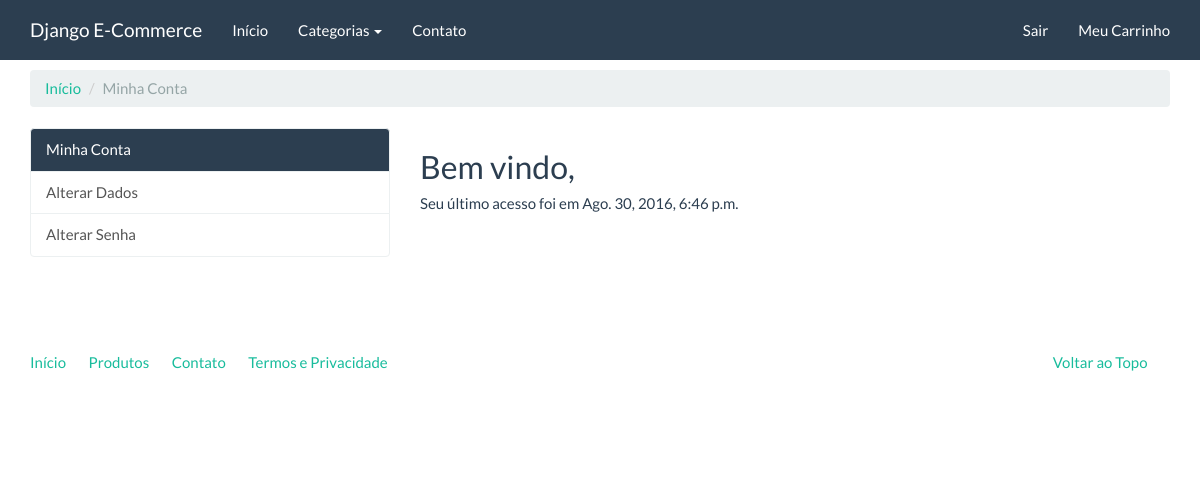
Page /conta/ (signed in) on the earlier database version.
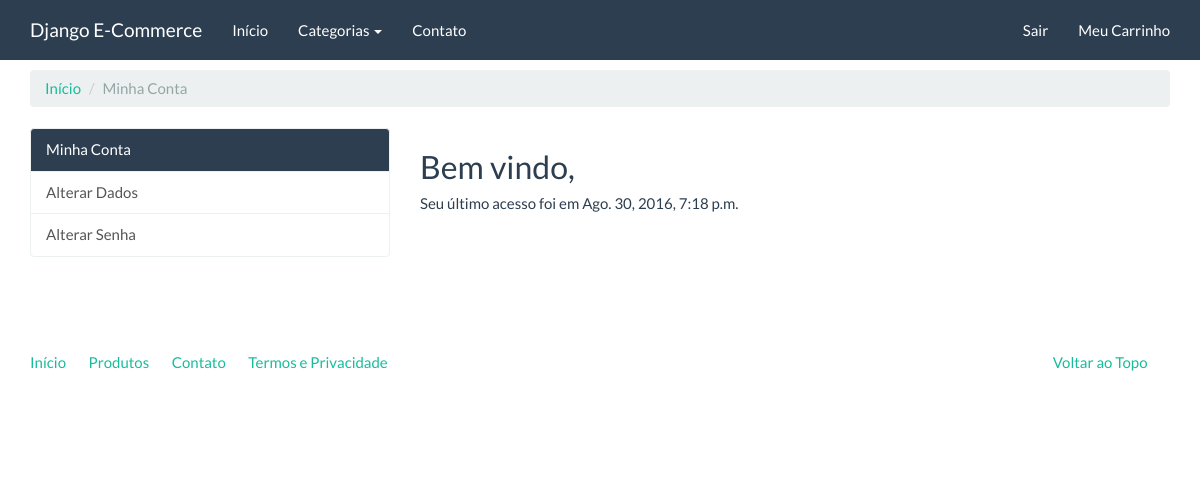
Same page on the later database version.
### accounts/models.py (models this page shows, shortened)
class User(AbstractBaseUser, PermissionsMixin):
    username = models.CharField(
        'Apelido / Usuário', max_length=30, unique=True, validators=[
            validators.RegexValidator(
                re.compile('^[\w.@+-]+$'),
                'Informe um nome de usuário válido. '
                'Este valor deve conter apenas letras, números e os caracteres: @/./+/-/_ .', 'invalid'
            )
        ], help_text='Um nome curto que será usado para identificá-lo de forma única na plataforma'
    )
    name = models.CharField('Nome', max_length=100, blank=True)
    email = models.EmailField('E-mail', unique=True)
    is_staff = models.BooleanField('Equipe', default=False)
    is_active = models.BooleanField('Ativo', default=True)
    date_joined = models.DateTimeField('Data de Entrada', auto_now_add=True)
    USERNAME_FIELD = 'username'
    REQUIRED_FIELDS = ['email']
    objects = UserManager()
    class Meta:
        verbose_name = 'Usuário'
        verbose_name_plural = 'Usuários'

### accounts/views.py (the view)
class IndexView(LoginRequiredMixin, TemplateView):
    template_name = 'accounts/index.html'

### catalog/context_processors.py (called while the page is built)
def categories(request):
    return {
        'categories': Category.objects.all()
    }

### catalog/models.py (called while the page is built)
    def get_absolute_url(self):
        return reverse('catalog:category', kwargs={'slug': self.slug})

    def __str__(self):
        return self.name

### accounts/templates/accounts/index.html (shortened to what this page needs)
{% extends "base.html" %}
{% block container %}
    <ol class="breadcrumb">
        <li><a href="{% url 'index' %}">Início</a></li>
        {% block user_breadcrumb %}
            <li class="active">Minha Conta</li>
        {% endblock user_breadcrumb %}
    </ol>
    <div class="row">
        <div class="col-md-4">
            <div class="list-group">
                <a href="#" class="list-group-item active">Minha Conta</a>
                <a href="{% url 'accounts:update_user' %}" class="list-group-item">Alterar Dados</a>
                <a href="{% url 'accounts:update_password' %}" class="list-group-item">Alterar Senha</a>
            </div>
        </div>
        <div class="col-md-8">
            {% block accounts_container %}
            {% if user %}
            <h2>Bem vindo, {{ user.name }}</h2>
            <h5>Seu último acesso foi em {{ user.last_login|default:'Esse é o seu primeiro acesso' }}</h5>
            {% endif %}
            {% endblock accounts_container %}
        </div>
    </div>
{% endblock container %}

### core/templates/base.html (shortened to what this page needs)
<!DOCTYPE html>
{% load static %}
<html lang="en">
    <head>
        <link rel="stylesheet" href="{% static 'assets/bootstrap.min.css' %}" media="screen" />
        <link rel="stylesheet" href="{% static 'assets/custom.min.css' %}" media="screen" />
    </head>
    <body>
        <div class="navbar navbar-default navbar-fixed-top">
            <div class="container">
                <div class="navbar-header">
                    <a href="" class="navbar-brand">Django E-Commerce</a>
                </div>
                <div class="navbar-collapse collapse" id="navbar-main">
                    <ul class="nav navbar-nav">
                        <li>
                            <a href="{% url 'index' %}">Início</a>
                        </li>
                        <li class="dropdown">
                            <a class="dropdown-toggle" data-toggle="dropdown" href="{% url 'catalog:product_list' %}" id="download">Categorias <span class="caret"></span></a>
                        </li>
                        <li>
                            <a href="{% url 'contact' %}">Contato</a>
                        </li>
                    </ul>
                    <ul class="nav navbar-nav navbar-right">
                        {% if user.is_authenticated %}
                            <li><a href="{% url 'logout' %}">Sair</a></li>
                        {% else %}
                            <li><a href="{% url 'login' %}">Entrar</a></li>
                            <li><a href="{% url 'accounts:register' %}">Registro</a></li>
                        {% endif %}
                        <li><a href="{% url 'checkout:cart_item' %}">Meu Carrinho</a></li>
                    </ul>
                </div>
            </div>
        </div>
        <div class="container margin-top" style="margin-top: 20px;">
            {% block container %}{% endblock container %}
            <footer>
                <div class="row">
                    <div class="col-lg-12">
                        <ul class="list-unstyled">
                            <li class="pull-right"><a href="#top">Voltar ao Topo</a></li>
                            <li><a href="">Início</a></li>
                            <li><a href="">Produtos</a></li>
                            <li><a href="">Contato</a></li>
                            <li><a href="">Termos e Privacidade</a></li>
                        </ul>
                    </div>
                </div>
            </footer>
        </div>
    </body>
</html>

Differences in the rows shown:
changed User: last_login "Ago. 30, 2016, 6:46 p.m." → "Ago. 30, 2016, 7:18 p.m."
